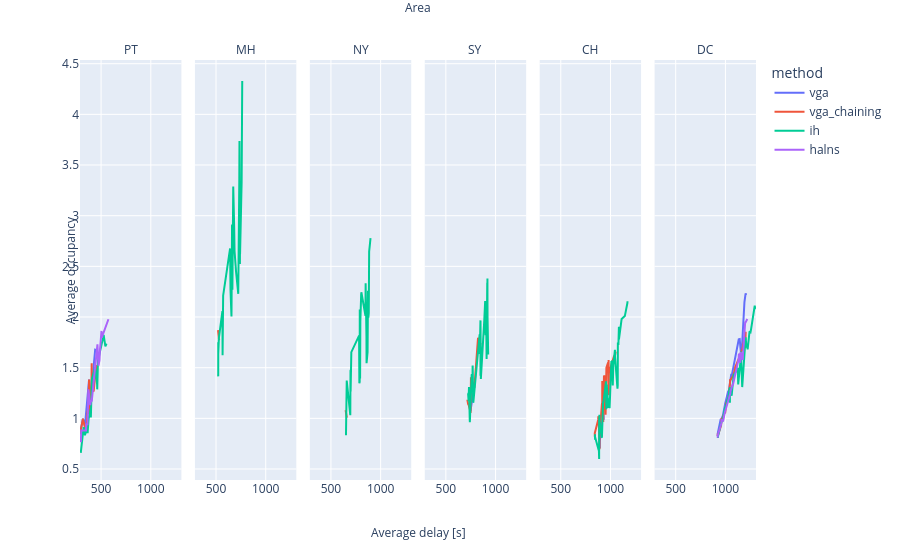

Write notebook code for a chart like this one.
### Code cell
avg_occ_delay = oc_df[['area_short', 'avg_delay', 'avg_occupancy', 'method', 'duration_minutes']].drop_duplicates()
sorted_occ_delay_df = avg_occ_delay.sort_values(by=['avg_delay'])

fig = px.line(
    sorted_occ_delay_df,
    x='avg_delay',
    y='avg_occupancy',
    color='method',
    facet_col='area_short',
    # facet_row='duration_minutes',
)

# fig.update_layout(
#     height=800,
#     width=1400,
# )

# small figures
fig.for_each_yaxis(lambda y: y.update(title=''))  # Remove titles
fig.for_each_xaxis(lambda x: x.update(title=''))  # Remove titles

# titles
fig.add_annotation(x=0.5, y=1.15, text="Area", xref="paper", yref="paper", showarrow=False) # facet column title
# fig.add_annotation(x=1.02, y=0.5, text="Duration [min]", xref="paper", yref="paper", showarrow=False, textangle=90) # facet row title
fig.add_annotation(x=-0.03, y=0.5, text="Average occupancy", textangle=-90, xref="paper", yref="paper", showarrow=False) # y axis title
fig.add_annotation(x=0.5, y=-0.15, text="Average delay [s]", xref="paper", yref="paper", showarrow=False) #x axis title
fig.for_each_annotation(lambda a: a.update(text=a.text.split("=")[-1]))
fig.show()
fig.write_image(f"{IMG_PATH}/avg_occ_delay.png")

### Figure 1 — Plotly figure (JSON) as saved in the notebook; plotly's stock layout.template omitted (floating-point values rounded to 4 significant figures)
{"data": [{"hovertemplate": "method=vga<br>area_short=PT<br>avg_delay=%{x}<br>avg_occupancy=%{y}<extra></extra>", "legendgroup": "vga", "line": {"color": "#636efa", "dash": "solid"}, "marker": {"symbol": "circle"}, "mode": "lines", "name": "vga", "orientation": "v", "showlegend": true, "type": "scatter", "x": [287.8, 317.4, 337.5, 378.9, 395.9, 440.4, 466.3], "xaxis": "x", "y": [0.8453, 0.9963, 0.9251, 1.382, 1.198, 1.678, 1.667], "yaxis": "y"}, {"hovertemplate": "method=vga<br>area_short=SY<br>avg_delay=%{x}<br>avg_occupancy=%{y}<extra></extra>", "legendgroup": "vga", "line": {"color": "#636efa", "dash": "solid"}, "marker": {"symbol": "circle"}, "mode": "lines", "name": "vga", "orientation": "v", "showlegend": false, "type": "scatter", "x": [750.0, 750.2, 750.2, 785.5, 785.7, 785.8], "xaxis": "x4", "y": [1.076, 1.069, 1.089, 1.312, 1.308, 1.313], "yaxis": "y4"}, {"hovertemplate": "method=vga<br>area_short=CH<br>avg_delay=%{x}<br>avg_occupancy=%{y}<extra></extra>", "legendgroup": "vga", "line": {"color": "#636efa", "dash": "solid"}, "marker": {"symbol": "circle"}, "mode": "lines", "name": "vga", "orientation": "v", "showlegend": false, "type": "scatter", "x": [892.2, 892.2, 893.4, 928.3, 932.1], "xaxis": "x5", "y": [0.8394, 0.7048, 0.7812, 1.068, 0.9855], "yaxis": "y5"}, {"hovertemplate": "method=vga<br>area_short=DC<br>avg_delay=%{x}<br>avg_occupancy=%{y}<extra></extra>", "legendgroup": "vga", "line": {"color": "#636efa", "dash": "solid"}, "marker": {"symbol": "circle"}, "mode": "lines", "name": "vga", "orientation": "v", "showlegend": false, "type": "scatter", "x": [922.8, 922.8, 922.8, 953.1, 957.6, 957.9, 973.0, 974.3, 975.1, 996.1, 996.5, 996.6, 1026.0, 1032.0, 1034.0, 1048.0, 1054.0, 1059.0, 1059.0, 1060.0, 1061.0, 1133.0, 1134.0, 1144.0, 1154.0, 1162.0, 1166.0, 1191.0, 1202.0, 1215.0], "xaxis": "x6", "y": [0.8478, 0.8256, 0.8515, 0.9952, 0.983, 0.9899, 1.023, 1.014, 1.028, 1.137, 1.145, 1.141, 1.263, 1.26, 1.268, 1.374, 1.37, 1.437, 1.44, 1.437, 1.409, 1.767, 1.78, 1.783, 1.666, 1.671, 1.685, 2.146, 2.225, 2.227], "yaxis": "y6"}, {"hovertemplate": "method=vga_chaining<br>area_short=PT<br>avg_delay=%{x}<br>avg_occupancy=%{y}<extra></extra>", "legendgroup": "vga_chaining", "line": {"color": "#EF553B", "dash": "solid"}, "marker": {"symbol": "circle"}, "mode": "lines", "name": "vga_chaining", "orientation": "v", "showlegend": true, "type": "scatter", "x": [287.8, 317.4, 340.0, 348.9, 353.8, 354.0, 363.3, 372.5, 378.9, 385.3, 402.4, 405.3, 405.7, 425.3, 451.0, 452.5, 452.7, 455.3], "xaxis": "x", "y": [0.8453, 0.9963, 0.8998, 0.8945, 0.8831, 0.8831, 1.06, 1.055, 1.382, 1.041, 1.273, 1.545, 1.286, 1.265, 1.527, 1.411, 1.411, 1.513], "yaxis": "y"}, {"hovertemplate": "method=vga_chaining<br>area_short=MH<br>avg_delay=%{x}<br>avg_occupancy=%{y}<extra></extra>", "legendgroup": "vga_chaining", "line": {"color": "#EF553B", "dash": "solid"}, "marker": {"symbol": "circle"}, "mode": "lines", "name": "vga_chaining", "orientation": "v", "showlegend": false, "type": "scatter", "x": [520.3, 520.4, 523.4, 523.6, 523.7, 530.4, 530.4, 531.0], "xaxis": "x2", "y": [1.871, 1.872, 1.827, 1.831, 1.828, 1.775, 1.772, 1.784], "yaxis": "y2"}, {"hovertemplate": "method=vga_chaining<br>area_short=NY<br>avg_delay=%{x}<br>avg_occupancy=%{y}<extra></extra>", "legendgroup": "vga_chaining", "line": {"color": "#EF553B", "dash": "solid"}, "marker": {"symbol": "circle"}, "mode": "lines", "name": "vga_chaining", "orientation": "v", "showlegend": false, "type": "scatter", "x": [647.9, 647.9, 648.1, 659.9, 660.1, 660.2], "xaxis": "x3", "y": [1.081, 1.079, 1.076, 1.008, 1.011, 1.011], "yaxis": "y3"}, {"hovertemplate": "method=vga_chaining<br>area_short=SY<br>avg_delay=%{x}<br>avg_occupancy=%{y}<extra></extra>", "legendgroup": "vga_chaining", "line": {"color": "#EF553B", "dash": "solid"}, "marker": {"symbol": "circle"}, "mode": "lines", "name": "vga_chaining", "orientation": "v", "showlegend": false, "type": "scatter", "x": [716.5, 716.5, 716.5, 724.5, 724.5, 724.6, 748.5, 748.5, 748.5, 751.9, 752.3, 752.3, 760.9, 761.5, 761.6, 786.8, 787.1, 787.1, 823.5, 851.3], "xaxis": "x4", "y": [1.181, 1.183, 1.181, 1.136, 1.152, 1.147, 1.063, 1.079, 1.052, 1.402, 1.405, 1.404, 1.368, 1.372, 1.371, 1.303, 1.308, 1.307, 1.795, 1.729], "yaxis": "y4"}, {"hovertemplate": "method=vga_chaining<br>area_short=CH<br>avg_delay=%{x}<br>avg_occupancy=%{y}<extra></extra>", "legendgroup": "vga_chaining", "line": {"color": "#EF553B", "dash": "solid"}, "marker": {"symbol": "circle"}, "mode": "lines", "name": "vga_chaining", "orientation": "v", "showlegend": false, "type": "scatter", "x": [841.9, 841.9, 842.4, 876.4, 877.9, 877.9, 881.5, 882.0, 882.1, 889.6, 889.6, 889.6, 913.6, 916.8, 916.9, 917.2, 927.4, 927.4, 927.4, 934.2, 940.2, 950.8, 950.9, 950.9, 958.7, 975.8, 977.3, 980.8, 981.0, 981.3, 982.5, 982.6, 984.2, 1034.0, 1047.0, 1052.0], "xaxis": "x5", "y": [0.8178, 0.8579, 0.8547, 0.9871, 1.021, 0.9961, 0.9686, 0.9724, 0.9623, 0.7708, 0.6948, 0.8307, 1.14, 1.154, 1.154, 1.368, 0.9631, 1.045, 0.9755, 1.413, 1.422, 1.038, 1.037, 1.046, 1.5, 1.55, 1.531, 1.239, 1.577, 1.436, 1.229, 1.257, 1.446, 1.609, 1.629, 1.658], "yaxis": "y5"}, {"hovertemplate": "method=vga_chaining<br>area_short=DC<br>avg_delay=%{x}<br>avg_occupancy=%{y}<extra></extra>", "legendgroup": "vga_chaining", "line": {"color": "#EF553B", "dash": "solid"}, "marker": {"symbol": "circle"}, "mode": "lines", "name": "vga_chaining", "orientation": "v", "showlegend": false, "type": "scatter", "x": [922.8, 922.8, 922.8, 956.5, 956.5, 956.5, 961.7, 961.7, 961.7, 970.3, 970.3, 970.3, 988.9, 988.9, 988.9, 998.1, 998.1, 998.2, 1006.0, 1006.0, 1007.0, 1032.0, 1032.0, 1032.0, 1047.0, 1047.0, 1047.0, 1082.0, 1082.0, 1082.0, 1099.0, 1099.0, 1100.0, 1126.0, 1126.0, 1126.0, 1168.0, 1168.0, 1168.0, 1193.0, 1194.0, 1199.0, 1199.0, 1200.0, 1202.0, 1202.0, 1204.0, 1204.0], "xaxis": "x6", "y": [0.8515, 0.8478, 0.8256, 0.9292, 0.9406, 0.9409, 0.9997, 0.9818, 0.9904, 1.001, 0.9964, 0.9999, 1.052, 1.055, 1.053, 1.058, 1.059, 1.058, 1.146, 1.145, 1.146, 1.205, 1.203, 1.204, 1.36, 1.387, 1.372, 1.426, 1.427, 1.431, 1.496, 1.488, 1.507, 1.571, 1.572, 1.567, 1.677, 1.679, 1.667, 1.802, 1.761, 1.816, 1.825, 1.848, 1.773, 1.77, 1.853, 1.853], "yaxis": "y6"}, {"hovertemplate": "method=ih<br>area_short=PT<br>avg_delay=%{x}<br>avg_occupancy=%{y}<extra></extra>", "legendgroup": "ih", "line": {"color": "#00cc96", "dash": "solid"}, "marker": {"symbol": "circle"}, "mode": "lines", "name": "ih", "orientation": "v", "showlegend": true, "type": "scatter", "x": [295.6, 324.4, 337.2, 360.7, 364.4, 374.7, 395.9, 396.9, 407.6, 440.7, 460.0, 461.0, 468.6, 525.8, 543.0, 554.4], "xaxis": "x", "y": [0.6602, 0.9129, 0.8331, 0.9046, 0.8539, 0.9947, 1.095, 1.01, 1.389, 1.501, 1.332, 1.286, 1.568, 1.823, 1.709, 1.737], "yaxis": "y"}, {"hovertemplate": "method=ih<br>area_short=MH<br>avg_delay=%{x}<br>avg_occupancy=%{y}<extra></extra>", "legendgroup": "ih", "line": {"color": "#00cc96", "dash": "solid"}, "marker": {"symbol": "circle"}, "mode": "lines", "name": "ih", "orientation": "v", "showlegend": false, "type": "scatter", "x": [521.4, 522.1, 522.3, 522.4, 522.5, 522.9, 522.9, 522.9, 523.1, 528.3, 528.5, 528.8, 564.3, 564.7, 565.6, 565.7, 566.0, 566.2, 566.4, 566.6, 567.6, 569.2, 571.7, 571.8, 641.5, 641.8, 645.7, 655.6, 661.2, 661.3, 662.1, 664.8, 666.7, 668.3, 670.1, 673.2, 682.9, 686.4, 701.1, 723.7, 734.3, 735.9, 740.5, 741.5, 741.8, 757.7, 762.7, 763.8], "xaxis": "x2", "y": [1.433, 1.424, 1.414, 1.75, 1.634, 1.734, 1.642, 1.656, 1.74, 1.777, 1.786, 1.792, 2.059, 2.144, 2.139, 1.92, 1.623, 1.971, 1.976, 1.647, 1.677, 2.149, 2.21, 2.211, 2.677, 2.498, 2.267, 2.006, 2.912, 2.231, 2.653, 2.269, 3.15, 2.726, 3.084, 3.288, 2.881, 2.651, 2.453, 2.229, 3.369, 3.738, 2.523, 2.997, 2.619, 3.332, 3.877, 4.329], "yaxis": "y2"}, {"hovertemplate": "method=ih<br>area_short=NY<br>avg_delay=%{x}<br>avg_occupancy=%{y}<extra></extra>", "legendgroup": "ih", "line": {"color": "#00cc96", "dash": "solid"}, "marker": {"symbol": "circle"}, "mode": "lines", "name": "ih", "orientation": "v", "showlegend": false, "type": "scatter", "x": [651.4, 652.1, 652.2, 653.0, 653.3, 653.4, 653.5, 653.8, 654.1, 658.7, 658.7, 658.8, 694.1, 694.7, 695.0, 696.7, 697.5, 698.0, 698.0, 698.3, 698.5, 703.2, 704.9, 705.1, 783.0, 785.9, 786.6, 789.1, 789.9, 792.1, 793.2, 793.4, 793.5, 795.8, 803.9, 806.1, 847.3, 848.9, 857.1, 858.2, 864.4, 868.5, 873.0, 876.5, 880.5, 882.9, 884.3, 898.2], "xaxis": "x3", "y": [0.8338, 0.8338, 0.8331, 1.224, 1.236, 1.057, 1.223, 1.058, 1.057, 1.372, 1.373, 1.374, 1.037, 1.032, 1.062, 1.459, 1.479, 1.265, 1.477, 1.287, 1.298, 1.629, 1.65, 1.653, 1.816, 1.347, 1.576, 1.36, 2.074, 1.702, 1.919, 1.677, 1.392, 1.954, 2.218, 2.244, 2.013, 2.333, 1.811, 1.544, 1.608, 1.653, 2.26, 1.993, 2.04, 2.396, 2.646, 2.778], "yaxis": "y3"}, {"hovertemplate": "method=ih<br>area_short=SY<br>avg_delay=%{x}<br>avg_occupancy=%{y}<extra></extra>", "legendgroup": "ih", "line": {"color": "#00cc96", "dash": "solid"}, "marker": {"symbol": "circle"}, "mode": "lines", "name": "ih", "orientation": "v", "showlegend": false, "type": "scatter", "x": [723.2, 723.5, 723.6, 728.2, 728.9, 729.3, 732.5, 732.5, 732.7, 740.5, 740.5, 741.2, 759.4, 759.7, 761.4, 767.6, 768.4, 768.9, 769.0, 769.2, 769.7, 775.0, 776.4, 778.3, 833.1, 837.2, 839.6, 840.7, 841.3, 843.9, 844.9, 847.9, 848.3, 848.4, 848.6, 852.0, 886.5, 895.4, 900.0, 904.3, 909.8, 910.5, 912.0, 916.3, 918.1, 918.2, 919.3, 925.7], "xaxis": "x4", "y": [1.249, 1.243, 1.25, 1.183, 1.17, 1.193, 1.307, 1.307, 1.308, 0.9773, 0.9978, 0.9614, 1.427, 1.434, 1.436, 1.364, 1.372, 1.513, 1.368, 1.516, 1.521, 1.157, 1.159, 1.176, 1.761, 1.814, 1.828, 1.636, 1.896, 1.705, 1.708, 1.967, 1.422, 1.965, 1.424, 1.389, 1.969, 2.157, 1.821, 2.09, 1.586, 2.176, 1.952, 2.338, 1.631, 2.381, 1.999, 1.629], "yaxis": "y4"}, {"hovertemplate": "method=ih<br>area_short=CH<br>avg_delay=%{x}<br>avg_occupancy=%{y}<extra></extra>", "legendgroup": "ih", "line": {"color": "#00cc96", "dash": "solid"}, "marker": {"symbol": "circle"}, "mode": "lines", "name": "ih", "orientation": "v", "showlegend": false, "type": "scatter", "x": [844.2, 844.8, 845.6, 881.4, 882.2, 885.8, 886.0, 888.1, 888.3, 888.6, 889.5, 889.6, 913.9, 914.9, 918.8, 925.6, 925.9, 927.8, 955.0, 957.6, 960.1, 960.2, 963.0, 963.7, 979.8, 984.5, 991.1, 997.6, 997.9, 999.3, 1009.0, 1016.0, 1017.0, 1023.0, 1029.0, 1045.0, 1046.0, 1070.0, 1073.0, 1074.0, 1076.0, 1080.0, 1085.0, 1085.0, 1112.0, 1144.0, 1170.0, 1171.0], "xaxis": "x5", "y": [0.8433, 0.79, 0.8131, 0.6857, 0.7199, 0.5989, 0.9791, 1.008, 0.9698, 1.035, 0.9691, 0.9837, 0.8083, 0.8796, 0.8425, 1.166, 1.167, 1.152, 1.365, 1.098, 1.099, 1.094, 1.334, 1.309, 1.104, 1.199, 1.1, 1.343, 1.334, 1.328, 1.566, 1.557, 1.572, 1.324, 1.526, 1.677, 1.606, 1.292, 1.326, 1.748, 1.731, 1.732, 1.904, 1.779, 1.979, 2.009, 2.138, 2.155], "yaxis": "y5"}, {"hovertemplate": "method=ih<br>area_short=DC<br>avg_delay=%{x}<br>avg_occupancy=%{y}<extra></extra>", "legendgroup": "ih", "line": {"color": "#00cc96", "dash": "solid"}, "marker": {"symbol": "circle"}, "mode": "lines", "name": "ih", "orientation": "v", "showlegend": false, "type": "scatter", "x": [924.8, 924.8, 924.8, 956.9, 956.9, 970.7, 971.3, 971.3, 997.2, 997.2, 997.3, 1012.0, 1012.0, 1014.0, 1031.0, 1031.0, 1032.0, 1040.0, 1045.0, 1045.0, 1046.0, 1063.0, 1080.0, 1081.0, 1083.0, 1109.0, 1120.0, 1125.0, 1129.0, 1156.0, 1157.0, 1158.0, 1169.0, 1198.0, 1203.0, 1204.0, 1212.0, 1218.0, 1224.0, 1243.0, 1253.0, 1258.0, 1295.0, 1299.0, 1308.0], "xaxis": "x6", "y": [0.8338, 0.806, 0.8217, 0.9538, 0.952, 0.9922, 0.9929, 0.9738, 1.11, 1.102, 1.102, 1.147, 1.158, 1.165, 1.208, 1.207, 1.206, 1.293, 1.155, 1.307, 1.302, 1.223, 1.42, 1.423, 1.426, 1.467, 1.478, 1.499, 1.334, 1.61, 1.66, 1.587, 1.309, 1.787, 1.8, 1.783, 1.701, 1.711, 1.681, 1.859, 1.851, 1.878, 2.111, 2.089, 2.085], "yaxis": "y6"}, {"hovertemplate": "method=halns<br>area_short=PT<br>avg_delay=%{x}<br>avg_occupancy=%{y}<extra></extra>", "legendgroup": "halns", "line": {"color": "#ab63fa", "dash": "solid"}, "marker": {"symbol": "circle"}, "mode": "lines", "name": "halns", "orientation": "v", "showlegend": true, "type": "scatter", "x": [296.9, 300.2, 348.4, 350.1, 363.1, 372.6, 390.9, 398.2, 405.9, 463.2, 474.0, 483.7, 488.2, 503.8, 506.7, 573.8], "xaxis": "x", "y": [0.7633, 0.8808, 0.8801, 0.9464, 0.934, 1.286, 1.131, 1.174, 1.167, 1.731, 1.52, 1.572, 1.663, 1.863, 1.797, 1.978], "yaxis": "y"}, {"hovertemplate": "method=halns<br>area_short=CH<br>avg_delay=%{x}<br>avg_occupancy=%{y}<extra></extra>", "legendgroup": "halns", "line": {"color": "#ab63fa", "dash": "solid"}, "marker": {"symbol": "circle"}, "mode": "lines", "name": "halns", "orientation": "v", "showlegend": false, "type": "scatter", "x": [1043.0], "xaxis": "x5", "y": [1.203], "yaxis": "y5"}, {"hovertemplate": "method=halns<br>area_short=DC<br>avg_delay=%{x}<br>avg_occupancy=%{y}<extra></extra>", "legendgroup": "halns", "line": {"color": "#ab63fa", "dash": "solid"}, "marker": {"symbol": "circle"}, "mode": "lines", "name": "halns", "orientation": "v", "showlegend": false, "type": "scatter", "x": [922.8, 922.8, 922.8, 959.4, 960.6, 975.1, 976.0, 977.1, 994.0, 996.1, 1027.0, 1032.0, 1033.0, 1050.0, 1052.0, 1055.0, 1069.0, 1074.0, 1076.0, 1134.0, 1136.0, 1149.0, 1153.0, 1167.0, 1173.0, 1199.0, 1204.0, 1220.0], "xaxis": "x6", "y": [0.8092, 0.8297, 0.831, 0.9512, 0.9817, 0.9771, 0.9894, 0.973, 1.058, 1.065, 1.18, 1.176, 1.177, 1.25, 1.279, 1.277, 1.322, 1.336, 1.329, 1.59, 1.64, 1.548, 1.655, 1.611, 1.576, 1.954, 1.949, 1.981], "yaxis": "y6"}], "layout": {"annotations": [{"showarrow": false, "text": "PT", "x": 0.075, "xanchor": "center", "xref": "paper", "y": 1, "yanchor": "bottom", "yref": "paper"}, {"showarrow": false, "text": "MH", "x": 0.245, "xanchor": "center", "xref": "paper", "y": 1, "yanchor": "bottom", "yref": "paper"}, {"showarrow": false, "text": "NY", "x": 0.415, "xanchor": "center", "xref": "paper", "y": 1, "yanchor": "bottom", "yref": "paper"}, {"showarrow": false, "text": "SY", "x": 0.585, "xanchor": "center", "xref": "paper", "y": 1, "yanchor": "bottom", "yref": "paper"}, {"showarrow": false, "text": "CH", "x": 0.755, "xanchor": "center", "xref": "paper", "y": 1, "yanchor": "bottom", "yref": "paper"}, {"showarrow": false, "text": "DC", "x": 0.925, "xanchor": "center", "xref": "paper", "y": 1, "yanchor": "bottom", "yref": "paper"}, {"showarrow": false, "text": "Area", "x": 0.5, "xref": "paper", "y": 1.15, "yref": "paper"}, {"showarrow": false, "text": "Average occupancy", "textangle": -90, "x": -0.03, "xref": "paper", "y": 0.5, "yref": "paper"}, {"showarrow": false, "text": "Average delay [s]", "x": 0.5, "xref": "paper", "y": -0.15, "yref": "paper"}], "legend": {"title": {"text": "method"}, "tracegroupgap": 0}, "margin": {"t": 60}, "xaxis": {"anchor": "y", "domain": [0, 0.15], "title": {"text": ""}}, "xaxis2": {"anchor": "y2", "domain": [0.17, 0.32], "matches": "x", "title": {"text": ""}}, "xaxis3": {"anchor": "y3", "domain": [0.34, 0.49], "matches": "x", "title": {"text": ""}}, "xaxis4": {"anchor": "y4", "domain": [0.51, 0.66], "matches": "x", "title": {"text": ""}}, "xaxis5": {"anchor": "y5", "domain": [0.68, 0.83], "matches": "x", "title": {"text": ""}}, "xaxis6": {"anchor": "y6", "domain": [0.85, 1], "matches": "x", "title": {"text": ""}}, "yaxis": {"anchor": "x", "domain": [0, 1], "title": {"text": ""}}, "yaxis2": {"anchor": "x2", "domain": [0, 1], "matches": "y", "showticklabels": false, "title": {"text": ""}}, "yaxis3": {"anchor": "x3", "domain": [0, 1], "matches": "y", "showticklabels": false, "title": {"text": ""}}, "yaxis4": {"anchor": "x4", "domain": [0, 1], "matches": "y", "showticklabels": false, "title": {"text": ""}}, "yaxis5": {"anchor": "x5", "domain": [0, 1], "matches": "y", "showticklabels": false, "title": {"text": ""}}, "yaxis6": {"anchor": "x6", "domain": [0, 1], "matches": "y", "showticklabels": false, "title": {"text": ""}}}}
